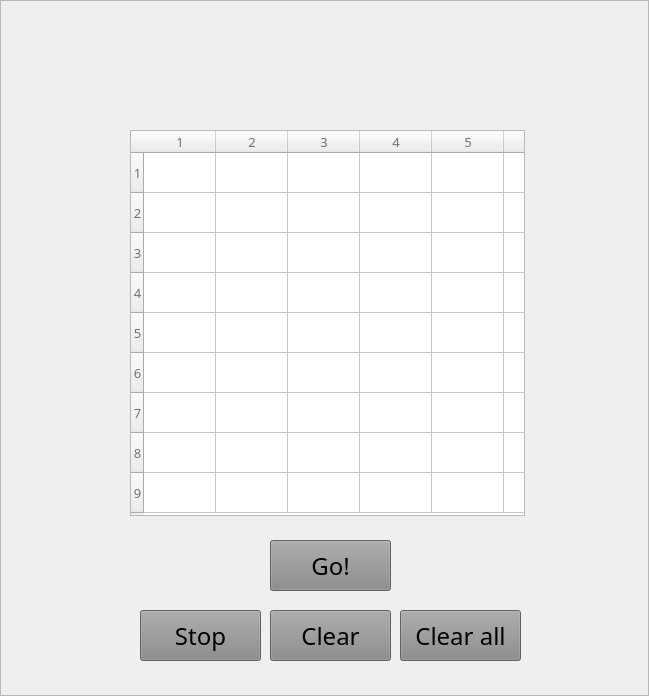
<?xml version="1.0" encoding="UTF-8"?>
<ui version="4.0">
 <class>MainWindow</class>
 <widget class="QMainWindow" name="MainWindow">
  <property name="geometry">
   <rect>
    <x>0</x>
    <y>0</y>
    <width>649</width>
    <height>696</height>
   </rect>
  </property>
  <property name="windowTitle">
   <string>Suduko Solver</string>
  </property>
  <property name="windowIcon">
   <iconset>
    <normaloff>icon.png</normaloff>icon.png</iconset>
  </property>
  <property name="styleSheet">
   <string notr="true"/>
  </property>
  <property name="locale">
   <locale language="English" country="UnitedKingdom"/>
  </property>
  <widget class="QWidget" name="centralwidget">
   <property name="sizePolicy">
    <sizepolicy hsizetype="Preferred" vsizetype="Preferred">
     <horstretch>0</horstretch>
     <verstretch>0</verstretch>
    </sizepolicy>
   </property>
   <widget class="QTableWidget" name="tblSud">
    <property name="geometry">
     <rect>
      <x>130</x>
      <y>130</y>
      <width>395</width>
      <height>386</height>
     </rect>
    </property>
    <property name="sizePolicy">
     <sizepolicy hsizetype="Maximum" vsizetype="Maximum">
      <horstretch>0</horstretch>
      <verstretch>0</verstretch>
     </sizepolicy>
    </property>
    <property name="font">
     <font>
      <family>Cooper Black</family>
      <pointsize>18</pointsize>
     </font>
    </property>
    <property name="verticalScrollBarPolicy">
     <enum>Qt::ScrollBarAlwaysOff</enum>
    </property>
    <property name="horizontalScrollBarPolicy">
     <enum>Qt::ScrollBarAlwaysOff</enum>
    </property>
    <property name="editTriggers">
     <set>QAbstractItemView::DoubleClicked</set>
    </property>
    <property name="tabKeyNavigation">
     <bool>false</bool>
    </property>
    <property name="alternatingRowColors">
     <bool>false</bool>
    </property>
    <property name="selectionMode">
     <enum>QAbstractItemView::NoSelection</enum>
    </property>
    <property name="rowCount">
     <number>9</number>
    </property>
    <property name="columnCount">
     <number>9</number>
    </property>
    <attribute name="horizontalHeaderDefaultSectionSize">
     <number>40</number>
    </attribute>
    <attribute name="horizontalHeaderMinimumSectionSize">
     <number>40</number>
    </attribute>
    <attribute name="verticalHeaderDefaultSectionSize">
     <number>40</number>
    </attribute>
    <attribute name="verticalHeaderMinimumSectionSize">
     <number>40</number>
    </attribute>
    <row>
     <property name="text">
      <string>1</string>
     </property>
     <property name="font">
      <font>
       <family>Mistral</family>
       <pointsize>10</pointsize>
      </font>
     </property>
     <property name="textAlignment">
      <set>AlignCenter</set>
     </property>
     <property name="foreground">
      <brush brushstyle="SolidPattern">
       <color alpha="255">
        <red>113</red>
        <green>113</green>
        <blue>113</blue>
       </color>
      </brush>
     </property>
    </row>
    <row>
     <property name="text">
      <string>2</string>
     </property>
     <property name="font">
      <font>
       <family>Mistral</family>
       <pointsize>10</pointsize>
      </font>
     </property>
     <property name="textAlignment">
      <set>AlignCenter</set>
     </property>
     <property name="foreground">
      <brush brushstyle="SolidPattern">
       <color alpha="255">
        <red>113</red>
        <green>113</green>
        <blue>113</blue>
       </color>
      </brush>
     </property>
    </row>
    <row>
     <property name="text">
      <string>3</string>
     </property>
     <property name="font">
      <font>
       <family>Mistral</family>
       <pointsize>10</pointsize>
      </font>
     </property>
     <property name="textAlignment">
      <set>AlignCenter</set>
     </property>
     <property name="foreground">
      <brush brushstyle="SolidPattern">
       <color alpha="255">
        <red>113</red>
        <green>113</green>
        <blue>113</blue>
       </color>
      </brush>
     </property>
    </row>
    <row>
     <property name="text">
      <string>4</string>
     </property>
     <property name="font">
      <font>
       <family>Mistral</family>
       <pointsize>10</pointsize>
      </font>
     </property>
     <property name="textAlignment">
      <set>AlignCenter</set>
     </property>
     <property name="foreground">
      <brush brushstyle="SolidPattern">
       <color alpha="255">
        <red>113</red>
        <green>113</green>
        <blue>113</blue>
       </color>
      </brush>
     </property>
    </row>
    <row>
     <property name="text">
      <string>5</string>
     </property>
     <property name="font">
      <font>
       <family>Mistral</family>
       <pointsize>10</pointsize>
      </font>
     </property>
     <property name="textAlignment">
      <set>AlignCenter</set>
     </property>
     <property name="foreground">
      <brush brushstyle="SolidPattern">
       <color alpha="255">
        <red>113</red>
        <green>113</green>
        <blue>113</blue>
       </color>
      </brush>
     </property>
    </row>
    <row>
     <property name="text">
      <string>6</string>
     </property>
     <property name="font">
      <font>
       <family>Mistral</family>
       <pointsize>10</pointsize>
      </font>
     </property>
     <property name="textAlignment">
      <set>AlignCenter</set>
     </property>
     <property name="foreground">
      <brush brushstyle="SolidPattern">
       <color alpha="255">
        <red>113</red>
        <green>113</green>
        <blue>113</blue>
       </color>
      </brush>
     </property>
    </row>
    <row>
     <property name="text">
      <string>7</string>
     </property>
     <property name="font">
      <font>
       <family>Mistral</family>
       <pointsize>10</pointsize>
      </font>
     </property>
     <property name="textAlignment">
      <set>AlignCenter</set>
     </property>
     <property name="foreground">
      <brush brushstyle="SolidPattern">
       <color alpha="255">
        <red>113</red>
        <green>113</green>
        <blue>113</blue>
       </color>
      </brush>
     </property>
    </row>
    <row>
     <property name="text">
      <string>8</string>
     </property>
     <property name="font">
      <font>
       <family>Mistral</family>
       <pointsize>10</pointsize>
      </font>
     </property>
     <property name="textAlignment">
      <set>AlignCenter</set>
     </property>
     <property name="foreground">
      <brush brushstyle="SolidPattern">
       <color alpha="255">
        <red>113</red>
        <green>113</green>
        <blue>113</blue>
       </color>
      </brush>
     </property>
    </row>
    <row>
     <property name="text">
      <string>9</string>
     </property>
     <property name="font">
      <font>
       <family>Mistral</family>
       <pointsize>10</pointsize>
      </font>
     </property>
     <property name="textAlignment">
      <set>AlignCenter</set>
     </property>
     <property name="foreground">
      <brush brushstyle="SolidPattern">
       <color alpha="255">
        <red>113</red>
        <green>113</green>
        <blue>113</blue>
       </color>
      </brush>
     </property>
    </row>
    <column>
     <property name="text">
      <string>1</string>
     </property>
     <property name="font">
      <font>
       <family>Mistral</family>
       <pointsize>10</pointsize>
      </font>
     </property>
     <property name="textAlignment">
      <set>AlignCenter</set>
     </property>
     <property name="foreground">
      <brush brushstyle="SolidPattern">
       <color alpha="255">
        <red>113</red>
        <green>113</green>
        <blue>113</blue>
       </color>
      </brush>
     </property>
    </column>
    <column>
     <property name="text">
      <string>2</string>
     </property>
     <property name="font">
      <font>
       <family>Mistral</family>
       <pointsize>10</pointsize>
      </font>
     </property>
     <property name="textAlignment">
      <set>AlignCenter</set>
     </property>
     <property name="foreground">
      <brush brushstyle="SolidPattern">
       <color alpha="255">
        <red>113</red>
        <green>113</green>
        <blue>113</blue>
       </color>
      </brush>
     </property>
    </column>
    <column>
     <property name="text">
      <string>3</string>
     </property>
     <property name="font">
      <font>
       <family>Mistral</family>
       <pointsize>10</pointsize>
      </font>
     </property>
     <property name="textAlignment">
      <set>AlignCenter</set>
     </property>
     <property name="foreground">
      <brush brushstyle="SolidPattern">
       <color alpha="255">
        <red>113</red>
        <green>113</green>
        <blue>113</blue>
       </color>
      </brush>
     </property>
    </column>
    <column>
     <property name="text">
      <string>4</string>
     </property>
     <property name="font">
      <font>
       <family>Mistral</family>
       <pointsize>10</pointsize>
      </font>
     </property>
     <property name="textAlignment">
      <set>AlignCenter</set>
     </property>
     <property name="foreground">
      <brush brushstyle="SolidPattern">
       <color alpha="255">
        <red>113</red>
        <green>113</green>
        <blue>113</blue>
       </color>
      </brush>
     </property>
    </column>
    <column>
     <property name="text">
      <string>5</string>
     </property>
     <property name="font">
      <font>
       <family>Mistral</family>
       <pointsize>10</pointsize>
      </font>
     </property>
     <property name="textAlignment">
      <set>AlignCenter</set>
     </property>
     <property name="foreground">
      <brush brushstyle="SolidPattern">
       <color alpha="255">
        <red>113</red>
        <green>113</green>
        <blue>113</blue>
       </color>
      </brush>
     </property>
    </column>
    <column>
     <property name="text">
      <string>6</string>
     </property>
     <property name="font">
      <font>
       <family>Mistral</family>
       <pointsize>10</pointsize>
      </font>
     </property>
     <property name="textAlignment">
      <set>AlignCenter</set>
     </property>
     <property name="foreground">
      <brush brushstyle="SolidPattern">
       <color alpha="255">
        <red>113</red>
        <green>113</green>
        <blue>113</blue>
       </color>
      </brush>
     </property>
    </column>
    <column>
     <property name="text">
      <string>7</string>
     </property>
     <property name="font">
      <font>
       <family>Mistral</family>
       <pointsize>10</pointsize>
      </font>
     </property>
     <property name="textAlignment">
      <set>AlignCenter</set>
     </property>
     <property name="foreground">
      <brush brushstyle="SolidPattern">
       <color alpha="255">
        <red>113</red>
        <green>113</green>
        <blue>113</blue>
       </color>
      </brush>
     </property>
    </column>
    <column>
     <property name="text">
      <string>8</string>
     </property>
     <property name="font">
      <font>
       <family>Mistral</family>
       <pointsize>10</pointsize>
      </font>
     </property>
     <property name="textAlignment">
      <set>AlignCenter</set>
     </property>
     <property name="foreground">
      <brush brushstyle="SolidPattern">
       <color alpha="255">
        <red>113</red>
        <green>113</green>
        <blue>113</blue>
       </color>
      </brush>
     </property>
    </column>
    <column>
     <property name="text">
      <string>9</string>
     </property>
     <property name="font">
      <font>
       <family>Mistral</family>
       <pointsize>10</pointsize>
      </font>
     </property>
     <property name="textAlignment">
      <set>AlignCenter</set>
     </property>
     <property name="foreground">
      <brush brushstyle="SolidPattern">
       <color alpha="255">
        <red>113</red>
        <green>113</green>
        <blue>113</blue>
       </color>
      </brush>
     </property>
    </column>
    <item row="0" column="0">
     <property name="text">
      <string/>
     </property>
     <property name="textAlignment">
      <set>AlignCenter</set>
     </property>
    </item>
    <item row="0" column="1">
     <property name="text">
      <string/>
     </property>
     <property name="textAlignment">
      <set>AlignCenter</set>
     </property>
    </item>
    <item row="0" column="2">
     <property name="text">
      <string/>
     </property>
     <property name="textAlignment">
      <set>AlignCenter</set>
     </property>
    </item>
    <item row="0" column="3">
     <property name="text">
      <string/>
     </property>
     <property name="textAlignment">
      <set>AlignCenter</set>
     </property>
    </item>
    <item row="0" column="4">
     <property name="text">
      <string/>
     </property>
     <property name="textAlignment">
      <set>AlignCenter</set>
     </property>
    </item>
    <item row="0" column="5">
     <property name="text">
      <string/>
     </property>
     <property name="textAlignment">
      <set>AlignCenter</set>
     </property>
    </item>
    <item row="0" column="6">
     <property name="text">
      <string/>
     </property>
     <property name="textAlignment">
      <set>AlignCenter</set>
     </property>
    </item>
    <item row="0" column="7">
     <property name="text">
      <string/>
     </property>
     <property name="textAlignment">
      <set>AlignCenter</set>
     </property>
    </item>
    <item row="0" column="8">
     <property name="text">
      <string/>
     </property>
     <property name="textAlignment">
      <set>AlignCenter</set>
     </property>
    </item>
    <item row="1" column="0">
     <property name="text">
      <string/>
     </property>
     <property name="textAlignment">
      <set>AlignCenter</set>
     </property>
    </item>
    <item row="1" column="1">
     <property name="text">
      <string/>
     </property>
     <property name="textAlignment">
      <set>AlignCenter</set>
     </property>
    </item>
    <item row="1" column="2">
     <property name="text">
      <string/>
     </property>
     <property name="textAlignment">
      <set>AlignCenter</set>
     </property>
    </item>
    <item row="1" column="3">
     <property name="text">
      <string/>
     </property>
     <property name="textAlignment">
      <set>AlignCenter</set>
     </property>
    </item>
    <item row="1" column="4">
     <property name="text">
      <string/>
     </property>
     <property name="textAlignment">
      <set>AlignCenter</set>
     </property>
    </item>
    <item row="1" column="5">
     <property name="text">
      <string/>
     </property>
     <property name="textAlignment">
      <set>AlignCenter</set>
     </property>
    </item>
    <item row="1" column="6">
     <property name="text">
      <string/>
     </property>
     <property name="textAlignment">
      <set>AlignCenter</set>
     </property>
    </item>
    <item row="1" column="7">
     <property name="text">
      <string/>
     </property>
     <property name="textAlignment">
      <set>AlignCenter</set>
     </property>
    </item>
    <item row="1" column="8">
     <property name="text">
      <string/>
     </property>
     <property name="textAlignment">
      <set>AlignCenter</set>
     </property>
    </item>
    <item row="2" column="0">
     <property name="text">
      <string/>
     </property>
     <property name="textAlignment">
      <set>AlignCenter</set>
     </property>
    </item>
    <item row="2" column="1">
     <property name="text">
      <string/>
     </property>
     <property name="textAlignment">
      <set>AlignCenter</set>
     </property>
    </item>
    <item row="2" column="2">
     <property name="text">
      <string/>
     </property>
     <property name="textAlignment">
      <set>AlignCenter</set>
     </property>
    </item>
    <item row="2" column="3">
     <property name="text">
      <string/>
     </property>
     <property name="textAlignment">
      <set>AlignCenter</set>
     </property>
    </item>
    <item row="2" column="4">
     <property name="text">
      <string/>
     </property>
     <property name="textAlignment">
      <set>AlignCenter</set>
     </property>
    </item>
    <item row="2" column="5">
     <property name="text">
      <string/>
     </property>
     <property name="textAlignment">
      <set>AlignCenter</set>
     </property>
    </item>
    <item row="2" column="6">
     <property name="text">
      <string/>
     </property>
     <property name="textAlignment">
      <set>AlignCenter</set>
     </property>
    </item>
    <item row="2" column="7">
     <property name="text">
      <string/>
     </property>
     <property name="textAlignment">
      <set>AlignCenter</set>
     </property>
    </item>
    <item row="2" column="8">
     <property name="text">
      <string/>
     </property>
     <property name="textAlignment">
      <set>AlignCenter</set>
     </property>
    </item>
    <item row="3" column="0">
     <property name="text">
      <string/>
     </property>
     <property name="textAlignment">
      <set>AlignCenter</set>
     </property>
    </item>
    <item row="3" column="1">
     <property name="text">
      <string/>
     </property>
     <property name="textAlignment">
      <set>AlignCenter</set>
     </property>
    </item>
    <item row="3" column="2">
     <property name="text">
      <string/>
     </property>
     <property name="textAlignment">
      <set>AlignCenter</set>
     </property>
    </item>
    <item row="3" column="3">
     <property name="text">
      <string/>
     </property>
     <property name="textAlignment">
      <set>AlignCenter</set>
     </property>
    </item>
    <item row="3" column="4">
     <property name="text">
      <string/>
     </property>
     <property name="textAlignment">
      <set>AlignCenter</set>
     </property>
    </item>
    <item row="3" column="5">
     <property name="text">
      <string/>
     </property>
     <property name="textAlignment">
      <set>AlignCenter</set>
     </property>
    </item>
    <item row="3" column="6">
     <property name="text">
      <string/>
     </property>
     <property name="textAlignment">
      <set>AlignCenter</set>
     </property>
    </item>
    <item row="3" column="7">
     <property name="text">
      <string/>
     </property>
     <property name="textAlignment">
      <set>AlignCenter</set>
     </property>
    </item>
    <item row="3" column="8">
     <property name="text">
      <string/>
     </property>
     <property name="textAlignment">
      <set>AlignCenter</set>
     </property>
    </item>
    <item row="4" column="0">
     <property name="text">
      <string/>
     </property>
     <property name="textAlignment">
      <set>AlignCenter</set>
     </property>
    </item>
    <item row="4" column="1">
     <property name="text">
      <string/>
     </property>
     <property name="textAlignment">
      <set>AlignCenter</set>
     </property>
    </item>
    <item row="4" column="2">
     <property name="text">
      <string/>
     </property>
     <property name="textAlignment">
      <set>AlignCenter</set>
     </property>
    </item>
    <item row="4" column="3">
     <property name="text">
      <string/>
     </property>
     <property name="textAlignment">
      <set>AlignCenter</set>
     </property>
    </item>
    <item row="4" column="4">
     <property name="text">
      <string/>
     </property>
     <property name="textAlignment">
      <set>AlignCenter</set>
     </property>
    </item>
    <item row="4" column="5">
     <property name="text">
      <string/>
     </property>
     <property name="textAlignment">
      <set>AlignCenter</set>
     </property>
    </item>
    <item row="4" column="6">
     <property name="text">
      <string/>
     </property>
     <property name="textAlignment">
      <set>AlignCenter</set>
     </property>
    </item>
    <item row="4" column="7">
     <property name="text">
      <string/>
     </property>
     <property name="textAlignment">
      <set>AlignCenter</set>
     </property>
    </item>
    <item row="4" column="8">
     <property name="text">
      <string/>
     </property>
     <property name="textAlignment">
      <set>AlignCenter</set>
     </property>
    </item>
    <item row="5" column="0">
     <property name="text">
      <string/>
     </property>
     <property name="textAlignment">
      <set>AlignCenter</set>
     </property>
    </item>
    <item row="5" column="1">
     <property name="text">
      <string/>
     </property>
     <property name="textAlignment">
      <set>AlignCenter</set>
     </property>
    </item>
    <item row="5" column="2">
     <property name="text">
      <string/>
     </property>
     <property name="textAlignment">
      <set>AlignCenter</set>
     </property>
    </item>
    <item row="5" column="3">
     <property name="text">
      <string/>
     </property>
     <property name="textAlignment">
      <set>AlignCenter</set>
     </property>
    </item>
    <item row="5" column="4">
     <property name="text">
      <string/>
     </property>
     <property name="textAlignment">
      <set>AlignCenter</set>
     </property>
    </item>
    <item row="5" column="5">
     <property name="text">
      <string/>
     </property>
     <property name="textAlignment">
      <set>AlignCenter</set>
     </property>
    </item>
    <item row="5" column="6">
     <property name="text">
      <string/>
     </property>
     <property name="textAlignment">
      <set>AlignCenter</set>
     </property>
    </item>
    <item row="5" column="7">
     <property name="text">
      <string/>
     </property>
     <property name="textAlignment">
      <set>AlignCenter</set>
     </property>
    </item>
    <item row="5" column="8">
     <property name="text">
      <string/>
     </property>
     <property name="textAlignment">
      <set>AlignCenter</set>
     </property>
    </item>
    <item row="6" column="0">
     <property name="text">
      <string/>
     </property>
     <property name="textAlignment">
      <set>AlignCenter</set>
     </property>
    </item>
    <item row="6" column="1">
     <property name="text">
      <string/>
     </property>
     <property name="textAlignment">
      <set>AlignCenter</set>
     </property>
    </item>
    <item row="6" column="2">
     <property name="text">
      <string/>
     </property>
     <property name="textAlignment">
      <set>AlignCenter</set>
     </property>
    </item>
    <item row="6" column="3">
     <property name="text">
      <string/>
     </property>
     <property name="textAlignment">
      <set>AlignCenter</set>
     </property>
    </item>
    <item row="6" column="4">
     <property name="text">
      <string/>
     </property>
     <property name="textAlignment">
      <set>AlignCenter</set>
     </property>
    </item>
    <item row="6" column="5">
     <property name="text">
      <string/>
     </property>
     <property name="textAlignment">
      <set>AlignCenter</set>
     </property>
    </item>
    <item row="6" column="6">
     <property name="text">
      <string/>
     </property>
     <property name="textAlignment">
      <set>AlignCenter</set>
     </property>
    </item>
    <item row="6" column="7">
     <property name="text">
      <string/>
     </property>
     <property name="textAlignment">
      <set>AlignCenter</set>
     </property>
    </item>
    <item row="6" column="8">
     <property name="text">
      <string/>
     </property>
     <property name="textAlignment">
      <set>AlignCenter</set>
     </property>
    </item>
    <item row="7" column="0">
     <property name="text">
      <string/>
     </property>
     <property name="textAlignment">
      <set>AlignCenter</set>
     </property>
    </item>
    <item row="7" column="1">
     <property name="text">
      <string/>
     </property>
     <property name="textAlignment">
      <set>AlignCenter</set>
     </property>
    </item>
    <item row="7" column="2">
     <property name="text">
      <string/>
     </property>
     <property name="textAlignment">
      <set>AlignCenter</set>
     </property>
    </item>
    <item row="7" column="3">
     <property name="text">
      <string/>
     </property>
     <property name="textAlignment">
      <set>AlignCenter</set>
     </property>
    </item>
    <item row="7" column="4">
     <property name="text">
      <string/>
     </property>
     <property name="textAlignment">
      <set>AlignCenter</set>
     </property>
    </item>
    <item row="7" column="5">
     <property name="text">
      <string/>
     </property>
     <property name="textAlignment">
      <set>AlignCenter</set>
     </property>
    </item>
    <item row="7" column="6">
     <property name="text">
      <string/>
     </property>
     <property name="textAlignment">
      <set>AlignCenter</set>
     </property>
    </item>
    <item row="7" column="7">
     <property name="text">
      <string/>
     </property>
     <property name="textAlignment">
      <set>AlignCenter</set>
     </property>
    </item>
    <item row="7" column="8">
     <property name="text">
      <string/>
     </property>
     <property name="textAlignment">
      <set>AlignCenter</set>
     </property>
    </item>
    <item row="8" column="0">
     <property name="text">
      <string/>
     </property>
     <property name="textAlignment">
      <set>AlignCenter</set>
     </property>
    </item>
    <item row="8" column="1">
     <property name="text">
      <string/>
     </property>
     <property name="textAlignment">
      <set>AlignCenter</set>
     </property>
    </item>
    <item row="8" column="2">
     <property name="text">
      <string/>
     </property>
     <property name="textAlignment">
      <set>AlignCenter</set>
     </property>
    </item>
    <item row="8" column="3">
     <property name="text">
      <string/>
     </property>
     <property name="textAlignment">
      <set>AlignCenter</set>
     </property>
    </item>
    <item row="8" column="4">
     <property name="text">
      <string/>
     </property>
     <property name="textAlignment">
      <set>AlignCenter</set>
     </property>
    </item>
    <item row="8" column="5">
     <property name="text">
      <string/>
     </property>
     <property name="textAlignment">
      <set>AlignCenter</set>
     </property>
    </item>
    <item row="8" column="6">
     <property name="text">
      <string/>
     </property>
     <property name="textAlignment">
      <set>AlignCenter</set>
     </property>
    </item>
    <item row="8" column="7">
     <property name="text">
      <string/>
     </property>
     <property name="textAlignment">
      <set>AlignCenter</set>
     </property>
    </item>
    <item row="8" column="8">
     <property name="text">
      <string/>
     </property>
     <property name="textAlignment">
      <set>AlignCenter</set>
     </property>
    </item>
   </widget>
   <widget class="QFrame" name="frame">
    <property name="geometry">
     <rect>
      <x>0</x>
      <y>0</y>
      <width>649</width>
      <height>696</height>
     </rect>
    </property>
    <property name="styleSheet">
     <string notr="true">background-image: url(&quot;background.jpg&quot;)</string>
    </property>
    <property name="frameShape">
     <enum>QFrame::StyledPanel</enum>
    </property>
    <property name="frameShadow">
     <enum>QFrame::Raised</enum>
    </property>
    <widget class="QPushButton" name="btnGo_2">
     <property name="geometry">
      <rect>
       <x>140</x>
       <y>610</y>
       <width>121</width>
       <height>51</height>
      </rect>
     </property>
     <property name="font">
      <font>
       <family>Cooper Black</family>
       <pointsize>18</pointsize>
      </font>
     </property>
     <property name="autoFillBackground">
      <bool>false</bool>
     </property>
     <property name="styleSheet">
      <string notr="true">background-image: url(&quot;button_background.jpg&quot;); padding: 0px; margin: 0px; background-color: #888888; border-width: 0px</string>
     </property>
     <property name="text">
      <string>Stop</string>
     </property>
     <property name="flat">
      <bool>false</bool>
     </property>
    </widget>
    <widget class="QPushButton" name="btnGo">
     <property name="geometry">
      <rect>
       <x>270</x>
       <y>540</y>
       <width>121</width>
       <height>51</height>
      </rect>
     </property>
     <property name="font">
      <font>
       <family>Cooper Black</family>
       <pointsize>18</pointsize>
      </font>
     </property>
     <property name="autoFillBackground">
      <bool>false</bool>
     </property>
     <property name="styleSheet">
      <string notr="true">background-image: url(&quot;button_background.jpg&quot;); padding: 0px; margin: 0px; background-color: #888888; border-width: 0px</string>
     </property>
     <property name="text">
      <string>Go!</string>
     </property>
     <property name="flat">
      <bool>false</bool>
     </property>
    </widget>
    <widget class="QPushButton" name="btnGo_3">
     <property name="geometry">
      <rect>
       <x>270</x>
       <y>610</y>
       <width>121</width>
       <height>51</height>
      </rect>
     </property>
     <property name="font">
      <font>
       <family>Cooper Black</family>
       <pointsize>18</pointsize>
      </font>
     </property>
     <property name="autoFillBackground">
      <bool>false</bool>
     </property>
     <property name="styleSheet">
      <string notr="true">background-image: url(&quot;button_background.jpg&quot;); padding: 0px; margin: 0px; background-color: #888888; border-width: 0px</string>
     </property>
     <property name="text">
      <string>Clear</string>
     </property>
     <property name="flat">
      <bool>false</bool>
     </property>
    </widget>
    <widget class="QPushButton" name="btnGo_4">
     <property name="geometry">
      <rect>
       <x>400</x>
       <y>610</y>
       <width>121</width>
       <height>51</height>
      </rect>
     </property>
     <property name="font">
      <font>
       <family>Cooper Black</family>
       <pointsize>18</pointsize>
      </font>
     </property>
     <property name="autoFillBackground">
      <bool>false</bool>
     </property>
     <property name="styleSheet">
      <string notr="true">background-image: url(&quot;button_background.jpg&quot;); padding: 0px; margin: 0px; background-color: #888888; border-width: 0px</string>
     </property>
     <property name="text">
      <string>Clear all</string>
     </property>
     <property name="flat">
      <bool>false</bool>
     </property>
    </widget>
   </widget>
   <widget class="QLabel" name="label">
    <property name="geometry">
     <rect>
      <x>70</x>
      <y>20</y>
      <width>541</width>
      <height>91</height>
     </rect>
    </property>
    <property name="text">
     <string/>
    </property>
    <property name="pixmap">
     <pixmap>label.png</pixmap>
    </property>
   </widget>
   <widget class="QLabel" name="label_2">
    <property name="enabled">
     <bool>false</bool>
    </property>
    <property name="geometry">
     <rect>
      <x>520</x>
      <y>100</y>
      <width>251</width>
      <height>20</height>
     </rect>
    </property>
    <property name="text">
     <string/>
    </property>
    <property name="pixmap">
     <pixmap>copyright.png</pixmap>
    </property>
   </widget>
   <zorder>frame</zorder>
   <zorder>tblSud</zorder>
   <zorder>label</zorder>
   <zorder>label_2</zorder>
  </widget>
 </widget>
 <resources/>
 <connections/>
</ui>
